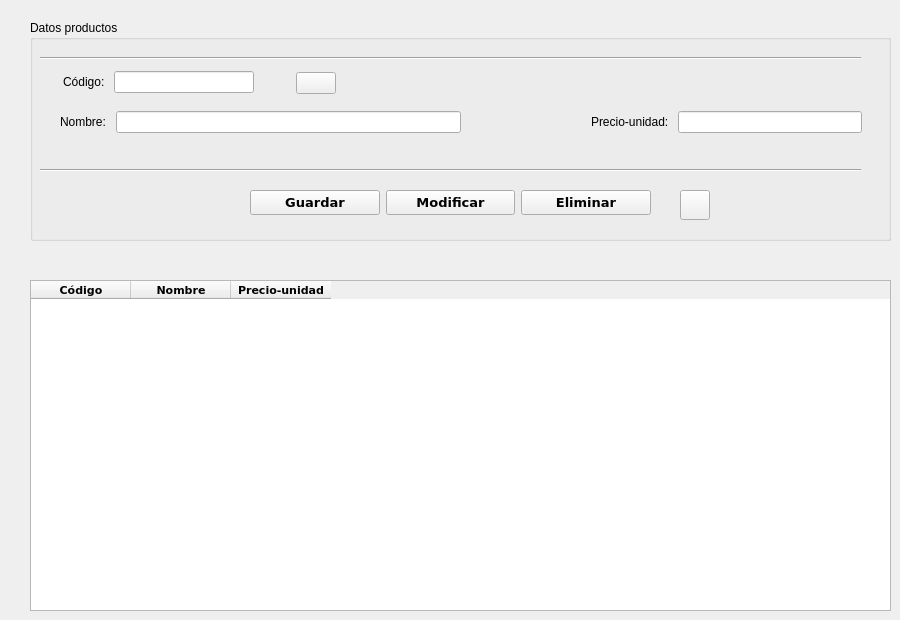
    <widget class="QWidget" name="tab_3">
     <attribute name="title">
      <string>Artículos</string>
     </attribute>
     <widget class="QGroupBox" name="groupBox_2">
      <property name="geometry">
       <rect>
        <x>30</x>
        <y>20</y>
        <width>861</width>
        <height>221</height>
       </rect>
      </property>
      <property name="title">
       <string>Datos productos</string>
      </property>
      <widget class="QLabel" name="lblNumCod">
       <property name="geometry">
        <rect>
         <x>111</x>
         <y>52</y>
         <width>71</width>
         <height>19</height>
        </rect>
       </property>
       <property name="text">
        <string/>
       </property>
      </widget>
      <widget class="Line" name="line_3">
       <property name="geometry">
        <rect>
         <x>10</x>
         <y>30</y>
         <width>821</width>
         <height>16</height>
        </rect>
       </property>
       <property name="orientation">
        <enum>Qt::Horizontal</enum>
       </property>
      </widget>
      <widget class="Line" name="line_4">
       <property name="geometry">
        <rect>
         <x>10</x>
         <y>140</y>
         <width>821</width>
         <height>21</height>
        </rect>
       </property>
       <property name="orientation">
        <enum>Qt::Horizontal</enum>
       </property>
      </widget>
      <widget class="QWidget" name="layoutWidget">
       <property name="geometry">
        <rect>
         <x>30</x>
         <y>90</y>
         <width>401</width>
         <height>24</height>
        </rect>
       </property>
       <layout class="QHBoxLayout" name="horizontalLayout_10">
        <item>
         <widget class="QLabel" name="label">
          <property name="text">
           <string>Nombre: </string>
          </property>
         </widget>
        </item>
        <item>
         <widget class="QLineEdit" name="txtNomProd"/>
        </item>
       </layout>
      </widget>
      <widget class="QWidget" name="layoutWidget">
       <property name="geometry">
        <rect>
         <x>561</x>
         <y>90</y>
         <width>271</width>
         <height>24</height>
        </rect>
       </property>
       <layout class="QHBoxLayout" name="horizontalLayout_11">
        <item>
         <widget class="QLabel" name="label_3">
          <property name="text">
           <string>Precio-unidad: </string>
          </property>
         </widget>
        </item>
        <item>
         <widget class="QLineEdit" name="txtPrecio"/>
        </item>
       </layout>
      </widget>
      <widget class="QWidget" name="layoutWidget">
       <property name="geometry">
        <rect>
         <x>230</x>
         <y>50</y>
         <width>76</width>
         <height>26</height>
        </rect>
       </property>
       <layout class="QHBoxLayout" name="horizontalLayout_14">
        <item>
         <spacer name="horizontalSpacer_5">
          <property name="orientation">
           <enum>Qt::Horizontal</enum>
          </property>
          <property name="sizeHint" stdset="0">
           <size>
            <width>40</width>
            <height>20</height>
           </size>
          </property>
         </spacer>
        </item>
        <item>
         <widget class="QPushButton" name="btnLimpiaProd">
          <property name="maximumSize">
           <size>
            <width>16777211</width>
            <height>16777215</height>
           </size>
          </property>
          <property name="icon">
           <iconset>
            <normaloff>img/limpiaForm.png</normaloff>img/limpiaForm.png</iconset>
          </property>
          <property name="iconSize">
           <size>
            <width>16</width>
            <height>16</height>
           </size>
          </property>
         </widget>
        </item>
       </layout>
      </widget>
      <widget class="QWidget" name="layoutWidget">
       <property name="geometry">
        <rect>
         <x>33</x>
         <y>50</y>
         <width>191</width>
         <height>24</height>
        </rect>
       </property>
       <layout class="QHBoxLayout" name="horizontalLayout_12">
        <item>
         <widget class="QLabel" name="lblCodigo">
          <property name="text">
           <string>Código: </string>
          </property>
         </widget>
        </item>
        <item>
         <widget class="QLineEdit" name="txtCodigo"/>
        </item>
       </layout>
      </widget>
      <widget class="QWidget" name="layoutWidget">
       <property name="geometry">
        <rect>
         <x>220</x>
         <y>170</y>
         <width>401</width>
         <height>26</height>
        </rect>
       </property>
       <layout class="QHBoxLayout" name="horizontalLayout_13">
        <item>
         <widget class="QPushButton" name="btnGuardaProd">
          <property name="font">
           <font>
            <family>Verdana</family>
            <pointsize>10</pointsize>
            <weight>75</weight>
            <bold>true</bold>
            <stylestrategy>PreferDefault</stylestrategy>
           </font>
          </property>
          <property name="text">
           <string>Guardar</string>
          </property>
         </widget>
        </item>
        <item>
         <widget class="QPushButton" name="btnModifProd">
          <property name="font">
           <font>
            <family>Verdana</family>
            <pointsize>10</pointsize>
            <weight>75</weight>
            <bold>true</bold>
            <stylestrategy>PreferDefault</stylestrategy>
           </font>
          </property>
          <property name="text">
           <string>Modificar</string>
          </property>
         </widget>
        </item>
        <item>
         <widget class="QPushButton" name="btnBajaProd">
          <property name="font">
           <font>
            <family>Verdana</family>
            <pointsize>10</pointsize>
            <weight>75</weight>
            <bold>true</bold>
            <stylestrategy>PreferDefault</stylestrategy>
           </font>
          </property>
          <property name="text">
           <string>Eliminar</string>
          </property>
         </widget>
        </item>
       </layout>
      </widget>
      <widget class="QPushButton" name="btnVisualizaProd">
       <property name="geometry">
        <rect>
         <x>650</x>
         <y>170</y>
         <width>30</width>
         <height>30</height>
        </rect>
       </property>
       <property name="text">
        <string/>
       </property>
       <property name="icon">
        <iconset>
         <normaloff>img/visualizar.png</normaloff>img/visualizar.png</iconset>
       </property>
       <property name="iconSize">
        <size>
         <width>30</width>
         <height>30</height>
        </size>
       </property>
      </widget>
     </widget>
     <widget class="QTableWidget" name="tabProductos">
      <property name="geometry">
       <rect>
        <x>30</x>
        <y>280</y>
        <width>861</width>
        <height>331</height>
       </rect>
      </property>
      <column>
       <property name="text">
        <string>Código</string>
       </property>
       <property name="font">
        <font>
         <family>Verdana</family>
         <pointsize>8</pointsize>
         <weight>75</weight>
         <bold>true</bold>
        </font>
       </property>
      </column>
      <column>
       <property name="text">
        <string>Nombre</string>
       </property>
       <property name="font">
        <font>
         <family>Verdana</family>
         <pointsize>8</pointsize>
         <weight>75</weight>
         <bold>true</bold>
        </font>
       </property>
      </column>
      <column>
       <property name="text">
        <string>Precio-unidad</string>
       </property>
       <property name="font">
        <font>
         <family>Verdana</family>
         <pointsize>8</pointsize>
         <weight>75</weight>
         <bold>true</bold>
        </font>
       </property>
      </column>
     </widget>
    </widget>
